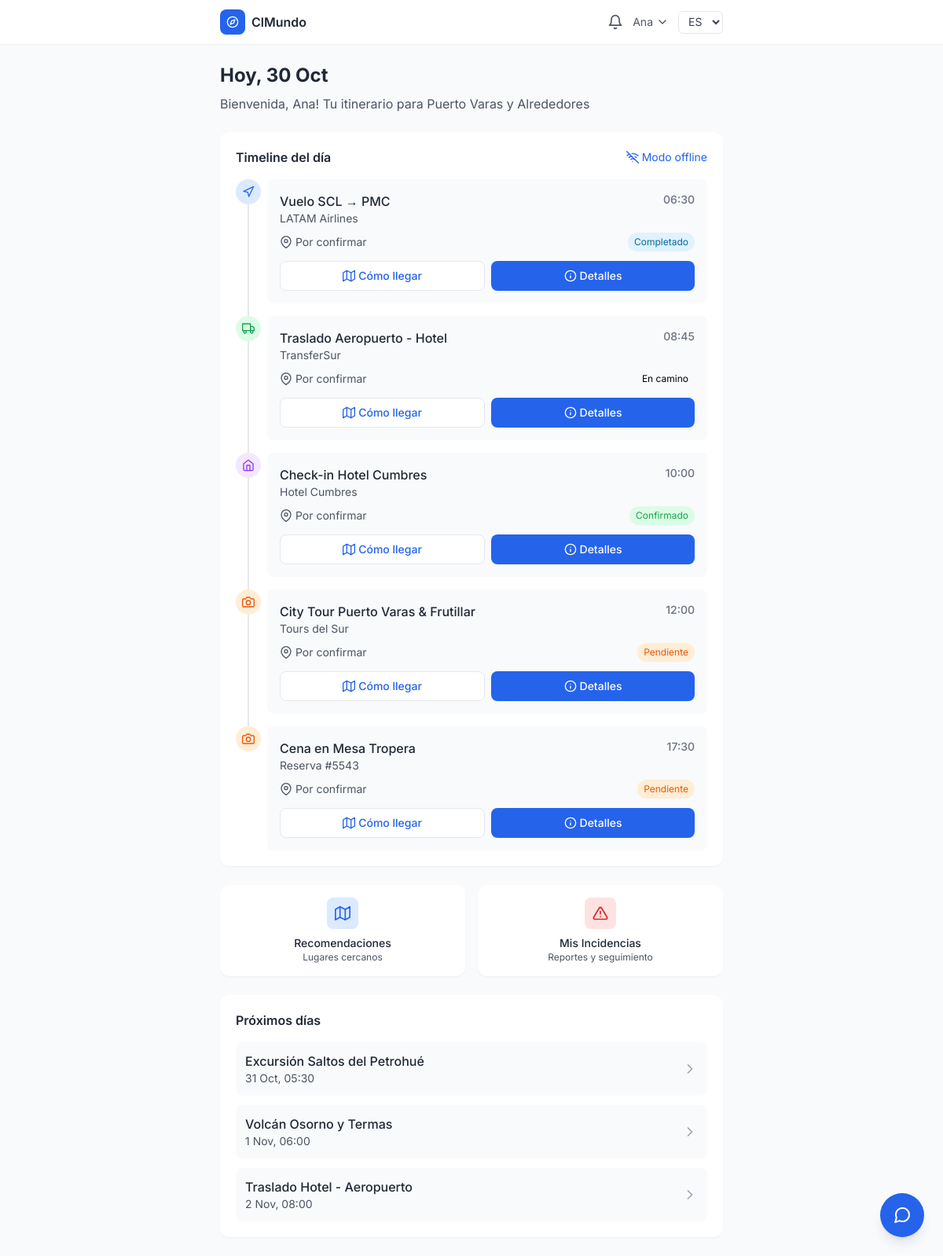
/home/ (signed in), run on the app's committed database.
### travel/models.py (models this page shows, shortened)
class Customer(models.Model):
    user = models.OneToOneField(User, on_delete=models.CASCADE)
    phone = models.CharField(max_length=20, blank=True)
    emergency_contact = models.CharField(max_length=100, blank=True)
    preferences = models.JSONField(default=dict, blank=True)
    created_at = models.DateTimeField(auto_now_add=True)
    whatsapp_notifications = models.BooleanField(default=True, help_text="Recibir notificaciones por WhatsApp")
    whatsapp_reminders = models.BooleanField(default=True, help_text="Recibir recordatorios por WhatsApp")
    def __str__(self):
        return f"{self.user.get_full_name() or self.user.username}"

class Trip(models.Model):
    customer = models.ForeignKey(Customer, on_delete=models.CASCADE, related_name='trips')
    destination = models.CharField(max_length=100)
    start_date = models.DateField()
    end_date = models.DateField()
    total_passengers = models.IntegerField(default=1)
    status = models.CharField(max_length=20, choices=[
        ('confirmed', 'Confirmado'),
        ('pending', 'Pendiente'),
        ('cancelled', 'Cancelado'),
        ('completed', 'Completado'),
    ], default='confirmed')
    created_at = models.DateTimeField(auto_now_add=True)
    class Meta:
        ordering = ['-start_date']
    def __str__(self):
        return f"{self.customer} - {self.destination} ({self.start_date})"

class TripSegment(models.Model):
    trip = models.ForeignKey(Trip, on_delete=models.CASCADE, related_name='segments')
    service = models.ForeignKey(Service, on_delete=models.CASCADE)
    scheduled_datetime = models.DateTimeField()
    actual_datetime = models.DateTimeField(null=True, blank=True)
    pickup_location = models.CharField(max_length=200, blank=True)
    destination_location = models.CharField(max_length=200, blank=True)
    provider = models.CharField(max_length=100, blank=True)
    provider_contact = models.CharField(max_length=100, blank=True)
    voucher_code = models.CharField(max_length=50, unique=True)
    status = models.CharField(max_length=20, choices=[
        ('confirmed', 'Confirmado'),
        ('pending', 'Pendiente'),
        ('en_route', 'En camino'),
        ('completed', 'Completado'),
        ('cancelled', 'Cancelado'),
    ], default='confirmed')
    notes = models.TextField(blank=True)
    created_at = models.DateTimeField(auto_now_add=True)
    pickup_latitude = models.FloatField(null=True, blank=True, help_text="Latitud punto de encuentro")
    pickup_longitude = models.FloatField(null=True, blank=True, help_text="Longitud punto de encuentro")
    destination_latitude = models.FloatField(null=True, blank=True, help_text="Latitud destino")
    destination_longitude = models.FloatField(null=True, blank=True, help_text="Longitud destino")
    directions_duration = models.CharField(max_length=50, blank=True, help_text="Duración estimada")
    directions_distance = models.CharField(max_length=50, blank=True, help_text="Distancia estimada")
    last_directions_update = models.DateTimeField(null=True, blank=True)
    class Meta:
        ordering = ['scheduled_datetime']

class Service(models.Model):
    SERVICE_TYPES = [
        ('flight', 'Vuelo'),
        ('transfer', 'Traslado'),
        ('hotel', 'Hotel'),
        ('tour', 'Tour'),
        ('activity', 'Actividad'),
    ]
    name = models.CharField(max_length=200)
    service_type = models.CharField(max_length=20, choices=SERVICE_TYPES)
    description = models.TextField(blank=True)
    location = models.CharField(max_length=200, blank=True)
    duration_hours = models.DecimalField(max_digits=4, decimal_places=2, null=True, blank=True)
    includes = models.TextField(blank=True)
    recommendations = models.TextField(blank=True)

### travel/views.py (the view)
# urls.py: path('home/', views.home, name='home'),
@login_required
def home(request):
    try:
        customer = request.user.customer
    except Customer.DoesNotExist:
        customer = Customer.objects.create(
            user=request.user,
            phone='',
            emergency_contact=''
        )
    today = date.today()
    active_trip = Trip.objects.filter(
        customer=customer,
        start_date__lte=today,
        end_date__gte=today
    ).first()
    if not active_trip:
        active_trip = Trip.objects.filter(
            customer=customer,
            start_date__gt=today
        ).first()
    today_segments = []
    upcoming_segments = []
    if active_trip:
        today_segments = TripSegment.objects.filter(
            trip=active_trip,
            scheduled_datetime__date=today
        ).order_by('scheduled_datetime')
        upcoming_segments = TripSegment.objects.filter(
            trip=active_trip,
            scheduled_datetime__date__gt=today,
            scheduled_datetime__date__lte=today + timedelta(days=3)
        ).order_by('scheduled_datetime')[:3]
    try:
        unread_notifications = customer.notifications.filter(read=False).count()
    except:
        unread_notifications = 0
    context = {
        'customer': customer,
        'active_trip': active_trip,
        'today_segments': today_segments,
        'upcoming_segments': upcoming_segments,
        'unread_notifications': unread_notifications,
        'today': today,
        'current_language': request.LANGUAGE_CODE,
    }
    return render(request, 'travel/home.html', context)

### templates/travel/home.html (shortened to what this page needs)
{% extends 'travel/base.html' %}
{% load static %}
{% load i18n %}
{% block content %}
<header class="bg-white shadow-sm sticky top-0 z-10">
    <div class="max-w-2xl mx-auto px-4 py-3 flex items-center justify-between">
        <div class="flex items-center">
            <div class="w-8 h-8 bg-blue-600 rounded-lg flex items-center justify-center mr-2">
                <i data-feather="compass" class="text-white w-4 h-4"></i>
            </div>
            <span class="font-semibold text-gray-800">ClMundo</span>
        </div>
        <div class="flex items-center space-x-3">
            <div class="relative">
                <i data-feather="bell" class="text-gray-600 w-5 h-5"></i>
            </div>
            <div class="relative">
                <button id="userMenu"
                        class="flex items-center space-x-1 text-sm text-gray-600 hover:text-gray-800 focus:outline-none"
                        aria-expanded="false"
                        aria-haspopup="true">
                    <span>{{ customer.user.first_name }}</span>
                    <i data-feather="chevron-down" class="w-4 h-4 transition-transform duration-200" id="chevronIcon"></i>
                </button>
            </div>
            <form method="post" action="{% url 'set_language' %}" id="language-form" class="flex items-center">
                <select name="language"
                        onchange="this.form.submit()"
                        class="language-selector text-sm bg-transparent">
                    <option value="es" {% if request.LANGUAGE_CODE == 'es' %}selected{% endif %}>ES</option>
                </select>
            </form>
        </div>
    </div>
</header>
<main class="max-w-2xl mx-auto px-4 py-6">
    <div class="mb-6">
        <h1 class="text-2xl font-bold text-gray-800 mb-2">
            {% trans "Hoy" %}, {{ today|date:"j M" }}
        </h1>
        <p class="text-gray-600">
            {% trans "Bienvenida" %}, {{ customer.user.first_name }}!
        </p>
    </div>
    {% if today_segments %}
    <div class="bg-white rounded-xl shadow-sm p-5 mb-6">
        <div class="flex items-center justify-between mb-4">
            <h2 class="font-semibold text-gray-800">{% trans "Timeline del día" %}</h2>
            <div class="flex items-center text-sm text-blue-600">
                <i data-feather="wifi-off" class="w-4 h-4 mr-1"></i>
                <span>{% trans "Modo offline" %}</span>
            </div>
        </div>
        <div class="space-y-4 relative">
            {% for segment in today_segments %}
            <div class="timeline-item relative pl-10">
                <div class="absolute left-0 w-8 h-8 bg-{% if segment.service.service_type == 'flight' %}blue{% elif segment.service.service_type == 'transfer' %}green{% elif segment.service.service_type == 'hotel' %}purple{% else %}orange{% endif %}-100 rounded-full flex items-center justify-center">
                    <i data-feather="{% if segment.service.service_type == 'flight' %}navigation{% elif segment.service.service_type == 'transfer' %}truck{% elif segment.service.service_type == 'hotel' %}home{% else %}camera{% endif %}" class="text-{% if segment.service.service_type == 'flight' %}blue{% elif segment.service.service_type == 'transfer' %}green{% elif segment.service.service_type == 'hotel' %}purple{% else %}orange{% endif %}-600 w-4 h-4"></i>
                </div>
                <div class="bg-gray-50 rounded-lg p-4">
                    <div class="flex justify-between items-start mb-2">
                        <div>
                            <h3 class="font-medium text-gray-800">{{ segment.service.name }}</h3>
                            {% if segment.provider %}
                            <p class="text-sm text-gray-600">{{ segment.provider }}</p>
                            {% endif %}
                        </div>
                        <span class="text-sm font-medium text-gray-500">{{ segment.scheduled_datetime|time:"H:i" }}</span>
                    </div>
                    <div class="flex items-center justify-between mb-3">
                        <div class="flex items-center text-sm text-gray-600">
                            <i data-feather="map-pin" class="w-4 h-4 mr-1"></i>
                            <span>{{ segment.pickup_location|default:"Por confirmar" }}</span>
                        </div>
                        <span class="px-2 py-1 rounded-full text-xs status-{{ segment.status }}">
                            {{ segment.get_status_display }}
                        </span>
                    </div>
                    <div class="flex space-x-2">
                        <button class="flex-1 bg-white border border-gray-200 text-blue-600 font-medium py-2 px-4 rounded-lg text-sm flex items-center justify-center hover:bg-gray-50 transition-colors">
                            <i data-feather="map" class="w-4 h-4 mr-1"></i>
                            {% trans "Cómo llegar" %}
                        </button>
                        <a href="{% url 'segment_detail' segment.id %}" class="flex-1 bg-blue-600 text-white font-medium py-2 px-4 rounded-lg text-sm flex items-center justify-center hover:bg-blue-700 transition-colors">
                            <i data-feather="info" class="w-4 h-4 mr-1"></i>
                            {% trans "Detalles" %}
                        </a>
                    </div>
                </div>
            </div>
            {% endfor %}
        </div>
    </div>
    {% endif %}
    <div class="grid grid-cols-2 gap-4 mb-6">
        <a href="{% url 'recommendations' %}" class="bg-white rounded-xl shadow-sm p-4 text-center hover:shadow-md transition-shadow">
            <div class="w-10 h-10 bg-blue-100 rounded-lg flex items-center justify-center mx-auto mb-2">
                <i data-feather="map" class="text-blue-600 w-5 h-5"></i>
            </div>
            <h3 class="font-medium text-gray-800 text-sm">{% trans "Recomendaciones" %}</h3>
            <p class="text-xs text-gray-600">{% trans "Lugares cercanos" %}</p>
        </a>
        <a href="{% url 'incident_list' %}" class="bg-white rounded-xl shadow-sm p-4 text-center hover:shadow-md transition-shadow">
            <div class="w-10 h-10 bg-red-100 rounded-lg flex items-center justify-center mx-auto mb-2">
                <i data-feather="alert-triangle" class="text-red-600 w-5 h-5"></i>
            </div>
            <h3 class="font-medium text-gray-800 text-sm">{% trans "Mis Incidencias" %}</h3>
            <p class="text-xs text-gray-600">{% trans "Reportes y seguimiento" %}</p>
        </a>
    </div>
    {% if upcoming_segments %}
    <div class="bg-white rounded-xl shadow-sm p-5">
        <h2 class="font-semibold text-gray-800 mb-4">{% trans "Próximos días" %}</h2>
        <div class="space-y-3">
            {% for segment in upcoming_segments %}
            <div class="flex items-center justify-between p-3 bg-gray-50 rounded-lg">
                <div>
                    <h3 class="font-medium text-gray-800">{{ segment.service.name }}</h3>
                    <p class="text-sm text-gray-600">{{ segment.scheduled_datetime|date:"j M, H:i" }}</p>
                </div>
                <i data-feather="chevron-right" class="text-gray-400 w-5 h-5"></i>
            </div>
            {% endfor %}
        </div>
    </div>
    {% endif %}
</main>
<div class="fixed bottom-6 right-6">
    <button class="w-14 h-14 bg-blue-600 text-white rounded-full shadow-lg flex items-center justify-center hover:bg-blue-700 transition duration-200">
        <i data-feather="message-circle" class="w-6 h-6"></i>
    </button>
</div>
{% endblock %}

### templates/travel/base.html (shortened to what this page needs)
{% load static %}
{% load i18n %}
<!DOCTYPE html>
<html lang="{{ request.LANGUAGE_CODE|default:'es' }}">
<head>
    <meta name="theme-color" content="#2563eb"> <script src="https://cdn.tailwindcss.com/3.4.1"></script>
</head>
<body class="{% block body_class %}min-h-screen{% endblock %}">
    {% block content %}{% endblock %}
</body>
</html>

### templates/travel/base.html (style rules this page uses)
body { font-family: 'Inter', sans-serif; background-color: #f8fafc; -webkit-font-smoothing: antialiased; -moz-osx-font-smoothing: grayscale; }
.timeline-item:before { content: ''; position: absolute; left: 1.5rem; top: 2.5rem; bottom: -1.25rem; width: 2px; background-color: #e5e7eb; z-index: 0; }
.timeline-item:last-child:before { display: none; }

### templates/travel/home.html (style rules this page uses)
.timeline-item:before { content: ''; position: absolute; left: 15px; top: 32px; bottom: -20px; width: 2px; background: #e5e7eb; }
.timeline-item:last-child:before { display: none; }
.status-confirmed { background-color: #dcfce7; color: #16a34a; }
.status-pending { background-color: #ffedd5; color: #ea580c; }
.status-completed { background-color: #e0f2fe; color: #0369a1; }
.language-selector { background: transparent; border: 1px solid #e5e7eb; border-radius: 6px; padding: 4px 8px; color: #374151; font-size: 0.875rem; cursor: pointer; outline: none; transition: all 0.2s ease; }

### data on the page
Customer: user.first_name "Ana"
TripSegment: service.name "Vuelo SCL → PMC", provider "LATAM Airlines", scheduled_datetime "06:30", pickup_location "Por confirmar", status "Completado"
TripSegment: service.name "Traslado Aeropuerto - Hotel", provider "TransferSur", scheduled_datetime "08:45", pickup_location "Por confirmar", status "En camino"
TripSegment: service.name "Check-in Hotel Cumbres", provider "Hotel Cumbres", scheduled_datetime "10:00", pickup_location "Por confirmar", status "Confirmado"
TripSegment: service.name "City Tour Puerto Varas & Frutillar", provider "Tours del Sur", scheduled_datetime "12:00", pickup_location "Por confirmar", status "Pendiente"
TripSegment: service.name "Cena en Mesa Tropera", provider "Reserva #5543", scheduled_datetime "17:30", pickup_location "Por confirmar", status "Pendiente"
TripSegment: service.name "Excursión Saltos del Petrohué", scheduled_datetime "31 Oct, 05:30"
TripSegment: service.name "Volcán Osorno y Termas", scheduled_datetime "1 Nov, 06:00"
TripSegment: service.name "Traslado Hotel - Aeropuerto", scheduled_datetime "2 Nov, 08:00"

### other printed values
{{ today|date:"j M" }} "30 Oct"
